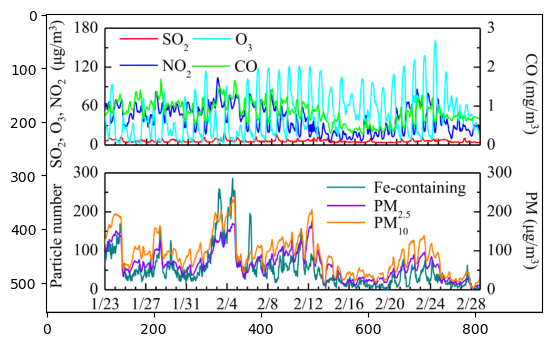
#> input picture image.png, 552 x 346 px
$ python -i plot_extract.py   (imports and definitions only)
#> lines starting #> are read from the running program, lines starting #| are printed output that depends on the picture
import argparse
import os
import cv2
import numpy as np
import matplotlib.pyplot as plt
from scipy.spatial.distance import cdist


import os
import numpy as np
import cv2
from PIL import Image
import matplotlib.pyplot as plt
from scipy.spatial.distance import cdist
from typing import Union, Optional, Tuple
import pytesseract

# [118 lines left out: function extract_and_save_plot_points, not called in this run]

def mask_alphabetic_text(image_input: Union[str, np.ndarray, Image.Image],
                         config: str = "") -> np.ndarray:
    """
    Performs OCR detection on an input image to find alphabetic text,
    and masks them off by drawing black rectangles over the detected text.

    Parameters:
        image_input (str | np.ndarray | PIL.Image.Image):
            The input image. Can be a file path, an OpenCV image (numpy.ndarray), or a PIL Image.
        output_path (str):
            The file path where the masked image will be saved.
        config (str, optional):
            Additional configuration options to pass to pytesseract (default is an empty string).

    Returns:
        np.ndarray: The masked image (in BGR format, as used by OpenCV).
    """
#> called with image_input = '../image.png', config = ''
    # --- Load image based on input type ---
    if isinstance(image_input, str):
        image = cv2.imread(image_input)
#> image is the input picture: shape (346, 552, 3); mean B, G, R 234.2, 234.2, 226.9
        if image is None:
            raise ValueError(f"Failed to load image from {image_input}")
    elif isinstance(image_input, np.ndarray):
        image = image_input.copy()
    elif isinstance(image_input, Image.Image):
        # Convert PIL image to OpenCV (BGR) format.
        image = cv2.cvtColor(np.array(image_input.convert("RGB")), cv2.COLOR_RGB2BGR)
    else:
        raise TypeError("image_input must be a file path, np.ndarray, or PIL.Image.Image.")

    # --- Convert image to grayscale for OCR ---
    gray = cv2.cvtColor(image, cv2.COLOR_BGR2GRAY)
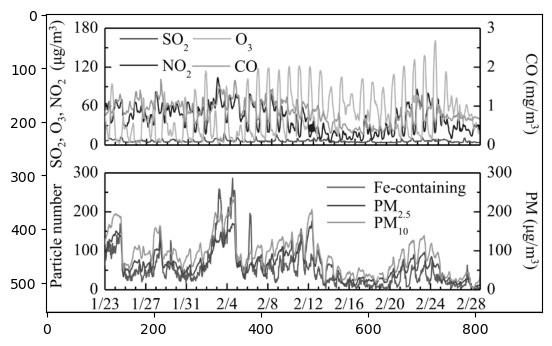
#> gray: shape (346, 552); min 0, max 255, mean 232

    # Optionally, apply pre-processing (thresholding, blur, etc.) for better OCR performance.
    # For example: gray = cv2.threshold(gray, 0, 255, cv2.THRESH_BINARY + cv2.THRESH_OTSU)[1]

    # --- Perform OCR and get detailed data including bounding boxes ---
#> (the run stopped early here; a loop or call above may not have finished)
